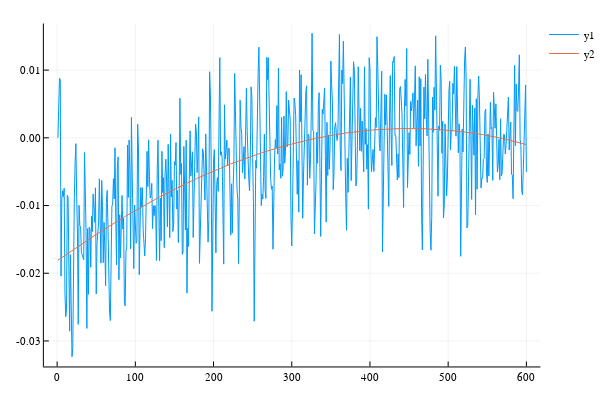

The notebook cell saved with this chart:
### Code cell
n = 7
plot(x̄[n,t])
plot!(τ[n-6,t])

### Figure 1 — Plotly figure (JSON) as saved in the notebook; plotly's stock layout.template omitted (floating-point values rounded to 4 significant figures; data arrays with more than 128 entries replaced by an {"elided": "..."} marker saying what was removed)
{"data": [{"colorbar": {"title": ""}, "legendgroup": "y1", "line": {"color": "rgba(0, 154, 250, 1.000)", "dash": "solid", "shape": "linear", "width": 1}, "mode": "lines", "name": "y1", "showlegend": true, "type": "scatter", "x": {"elided": "600 int values"}, "xaxis": "x1", "y": {"elided": "600 float values"}, "yaxis": "y1", "zmax": null, "zmin": null}, {"colorbar": {"title": ""}, "legendgroup": "y2", "line": {"color": "rgba(227, 111, 71, 1.000)", "dash": "solid", "shape": "linear", "width": 1}, "mode": "lines", "name": "y2", "showlegend": true, "type": "scatter", "x": {"elided": "600 int values"}, "xaxis": "x1", "y": {"elided": "600 float values"}, "yaxis": "y1", "zmax": null, "zmin": null}], "layout": {"annotations": [], "height": 400, "legend": {"bgcolor": "rgba(255, 255, 255, 1.000)", "bordercolor": "rgba(0, 0, 0, 1.000)", "font": {"color": "rgba(0, 0, 0, 1.000)", "family": "sans-serif", "size": 11}, "tracegroupgap": 0, "x": 1, "y": 1}, "margin": {"b": 20, "l": 0, "r": 0, "t": 20}, "paper_bgcolor": "rgba(255, 255, 255, 1.000)", "plot_bgcolor": "rgba(255, 255, 255, 1.000)", "showlegend": true, "width": 600, "xaxis": {"anchor": "y1", "domain": [0.08064, 0.9934], "gridcolor": "rgba(0, 0, 0, 0.100)", "gridwidth": 0.5, "linecolor": "rgba(0, 0, 0, 1.000)", "mirror": false, "range": [-16.97, 618.0], "showgrid": true, "showline": true, "showticklabels": true, "tickangle": 0, "tickcolor": "rgb(0, 0, 0)", "tickfont": {"color": "rgba(0, 0, 0, 1.000)", "family": "sans-serif", "size": 11}, "tickmode": "array", "ticks": "inside", "ticktext": ["0", "100", "200", "300", "400", "500", "600"], "tickvals": [0, 100, 200, 300, 400, 500, 600], "title": "", "titlefont": {"color": "rgba(0, 0, 0, 1.000)", "family": "sans-serif", "size": 15}, "type": "-", "visible": true, "zeroline": false, "zerolinecolor": "rgba(0, 0, 0, 1.000)"}, "yaxis": {"anchor": "x1", "domain": [0.03762, 0.9902], "gridcolor": "rgba(0, 0, 0, 0.100)", "gridwidth": 0.5, "linecolor": "rgba(0, 0, 0, 1.000)", "mirror": false, "range": [-0.03377, 0.01688], "showgrid": true, "showline": true, "showticklabels": true, "tickangle": 0, "tickcolor": "rgb(0, 0, 0)", "tickfont": {"color": "rgba(0, 0, 0, 1.000)", "family": "sans-serif", "size": 11}, "tickmode": "array", "ticks": "inside", "ticktext": ["-0.03", "-0.02", "-0.01", "0.00", "0.01"], "tickvals": [-0.03, -0.02, -0.01, 0, 0.01], "title": "", "titlefont": {"color": "rgba(0, 0, 0, 1.000)", "family": "sans-serif", "size": 15}, "type": "-", "visible": true, "zeroline": false, "zerolinecolor": "rgba(0, 0, 0, 1.000)"}}}
